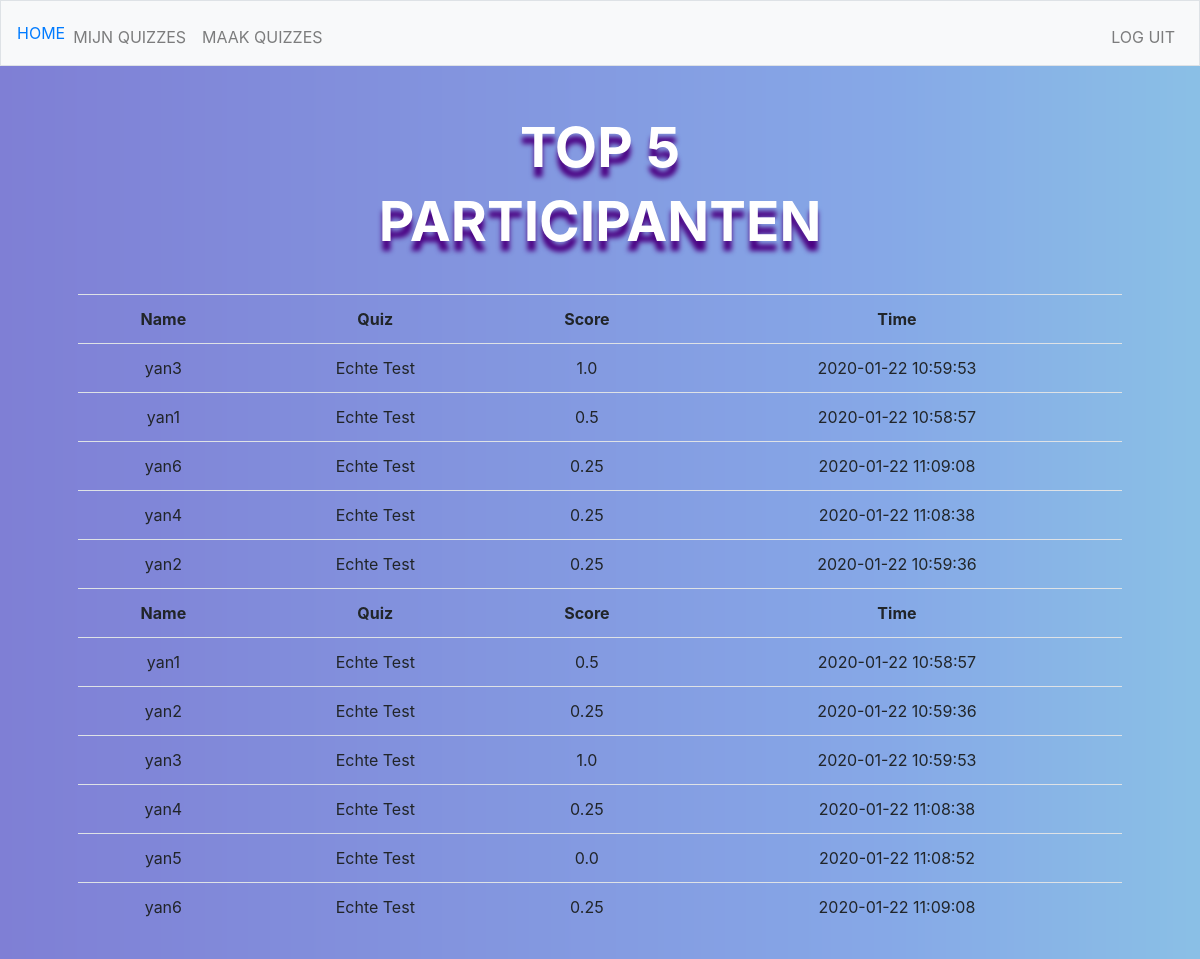
Page /index (signed in) on the committed database.
### tables this page shows
CREATE TABLE 'participants' ('participant_id' integer PRIMARY KEY AUTOINCREMENT NOT NULL, 'quiz_id' integer NOT NULL, 'name' text NOT NULL, 'score' real, 'time'  timestamp DEFAULT CURRENT_TIMESTAMP  );

CREATE TABLE 'quizes' ('quiz_id' integer PRIMARY KEY AUTOINCREMENT NOT NULL,'user_id' integer NOT NULL, 'quiz_titel'  text NOT NULL  , 'date'  timestamp DEFAULT CURRENT_DATE  , 'gif' text);

### application.py (the view)
@app.route("/index")
@login_required
def index():
    session["user_id"]
    my_quizes = db.execute("SELECT * FROM quizes WHERE user_id = :username",username=session["user_id"])
    participants_list = []
    for quiz in my_quizes:
        for participant in db.execute("SELECT * FROM participants WHERE  quiz_id = :quiz", quiz=quiz['quiz_id']):
            participant["quizname"] = quiz["quiz_titel"]
            participants_list.append(participant)
    top_participants = sorted(participants_list, key=lambda x:x["score"])
    top_participants.reverse()
    return render_template("index.html", participants_list=participants_list, top_participants=top_participants[:5])

### application.py (called while the page is built)
@app.after_request
def after_request(response):
    response.headers["Cache-Control"] = "no-cache, no-store, must-revalidate"
    response.headers["Expires"] = 0
    response.headers["Pragma"] = "no-cache"
    return response

### helpers.py (called while the page is built)
def login_required(f):
    @wraps(f)
    def decorated_function(*args, **kwargs):
        if session.get("user_id") is None:
            return redirect("/login")
        return f(*args, **kwargs)
    return decorated_function

### templates/index.html (shortened to what this page needs)
{% extends "layout.html" %}
{% block main %}
    <form action="/index" method="post">
        <div class="form-group">
            <table class="table table-hoverable">
                <h1>TOP 5</h1>
                <tr>
                    <th>Name</th>
                    <th>Quiz</th>
                    <th>Score</th>
                    <th>Time</th>
                </tr>
                {% for part in top_participants %}
                    <tr>
                        <td>{{part["name"]}}</td>
                        <td>{{part["quizname"]}}</td>
                        <td>{{part["score"]}}</td>
                        <td>{{part["time"]}}</td>
                    </tr>
                {% endfor %}
                <h1>PARTICIPANTEN</h1>
                <tr>
                    <th>Name</th>
                    <th>Quiz</th>
                    <th>Score</th>
                    <th>Time</th>
                </tr>
                {% for part in participants_list %}
                    <tr>
                        <td>{{part["name"]}}</td>
                        <td>{{part["quizname"]}}</td>
                        <td>{{part["score"]}}</td>
                        <td>{{part["time"]}}</td>
                    </tr>
                {% endfor %}
            </table>
        </div>
    </form>
{% endblock %}

### static/styles.css (style rules this page uses)
body { background-image: url("Azur Lane.jpg"); background-repeat: no-repeat; background-size: cover; }
h1 { font-size: 55px; font-weight: bold; text-shadow: 0px 10px 5px indigo; color: white; }
table { margin-top: 40px; }

### rows in the picture
participants: name "yan3", quizname "Echte Test", score "1.0", time "2020-01-22 10:59:53"
participants: name "yan1", quizname "Echte Test", score "0.5", time "2020-01-22 10:58:57"
participants: name "yan6", quizname "Echte Test", score "0.25", time "2020-01-22 11:09:08"
participants: name "yan4", quizname "Echte Test", score "0.25", time "2020-01-22 11:08:38"
participants: name "yan2", quizname "Echte Test", score "0.25", time "2020-01-22 10:59:36"
participants: name "yan5", quizname "Echte Test", score "0.0", time "2020-01-22 11:08:52"
